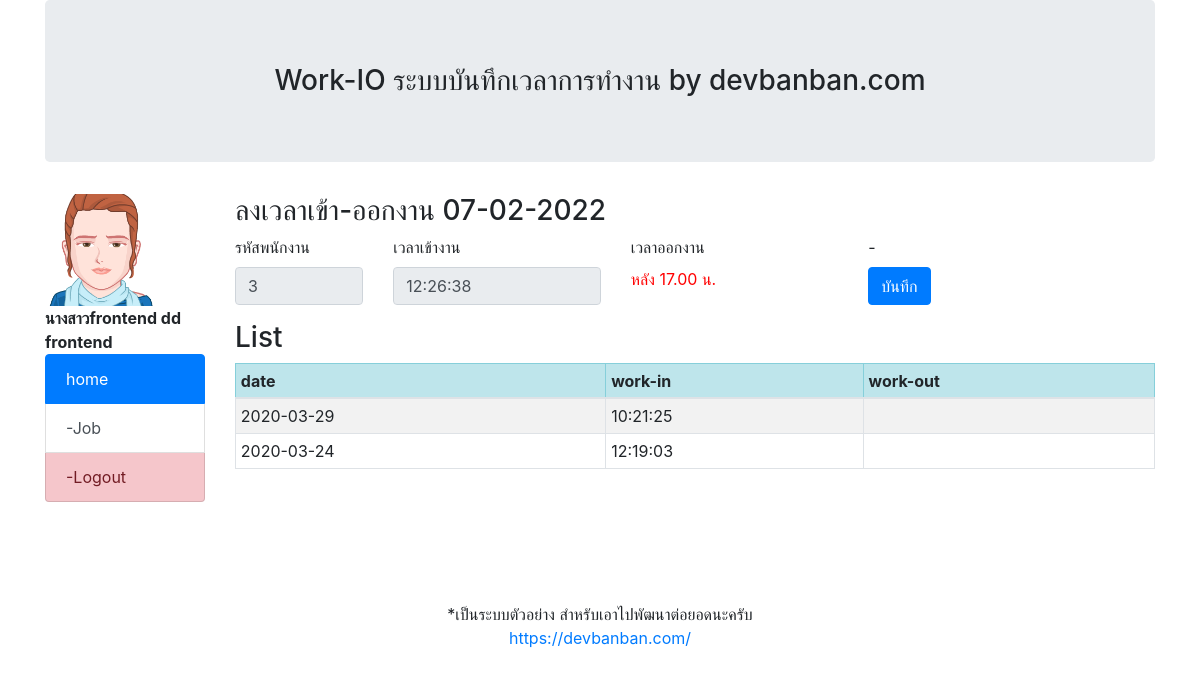
The app's page /profile.php (signed in) with its own data.
### tables this page shows
CREATE TABLE `tbl_emp` (
  `m_id` int(11) NOT NULL,
  `m_username` varchar(50) NOT NULL,
  `m_password` varchar(50) NOT NULL,
  `m_firstname` varchar(50) NOT NULL,
  `m_name` varchar(100) NOT NULL,
  `m_lastname` varchar(100) NOT NULL,
  `m_position` varchar(100) NOT NULL,
  `m_img` varchar(100) DEFAULT NULL,
  `m_phone` varchar(20) NOT NULL,
  `m_email` varchar(50) NOT NULL,
  `m_level` varchar(10) NOT NULL,
  `m_datesave` timestamp NOT NULL DEFAULT current_timestamp()
);

CREATE TABLE `tbl_work_io` (
  `id` int(11) NOT NULL,
  `m_id` int(11) NOT NULL COMMENT 'ไอดี พนง.',
  `workdate` date NOT NULL,
  `workin` time NOT NULL,
  `workout` time DEFAULT NULL
);

### profile.php (the view, shortened to what this page needs)
<?php
include('condb.php');
$m_id = $_SESSION['m_id'];
$queryemp = "SELECT * FROM tbl_emp WHERE m_id=$m_id";
$resultm = mysqli_query($condb, $queryemp) or die ("Error in query: $queryemp " . mysqli_error());
$rowm = mysqli_fetch_array($resultm);
$timenow = date('H:i:s');
$datenow = date('Y-m-d');
$queryworkio = "SELECT MAX(workdate) as lastdate, workin, workout FROM tbl_work_io WHERE m_id=$m_id AND workdate='$datenow' ";
$resultio = mysqli_query($condb, $queryworkio) or die ("Error in query: $queryworkio " . mysqli_error());
$rowio = mysqli_fetch_array($resultio);
?>
<!doctype html>
<html lang="en">
  <head>
    <link rel="stylesheet" href="https://stackpath.bootstrapcdn.com/bootstrap/4.4.1/css/bootstrap.min.css">
  </head>
  <body>
    <div class="container">
      <div class="row">
        <div class="col col-sm-12">
          <h3  class="jumbotron" align="center">Work-IO ระบบบันทึกเวลาการทำงาน by devbanban.com </h3>
        </div>
      </div>
    </div>
    <div class="container">
      <div class="row">
        <div class="col col-sm-2">
          <img src="img/<?php echo $rowm['m_img'];?>" width='70%'>
          <br>
          <b>
          <?php echo $rowm['m_firstname'].$rowm['m_name']. ' '.$rowm['m_lastname'];?>
          <br>
         <?php echo $rowm['m_position'];?>
          </b>
          <br>
          <div class="list-group">
            <a href="profile.php" class="list-group-item list-group-item-action active">
              home
            </a>
            <a href="job.php" class="list-group-item list-group-item-action">-Job</a>
            <a href="logout.php" class="list-group-item list-group-item-danger" onclick="return confirm('Logout??');">-Logout</a>
          </div>
        </div>
        <div class="col col-sm-10">
          <h3> ลงเวลาเข้า-ออกงาน <?php echo date('d-m-Y');?></h3>
          <form action="save.php"  method="post" class="form-horizontal">
            <div class="form-group row">
              <div class="col col-sm-2">
                <label for="m_id">รหัสพนักงาน</label>
                <input type="text" class="form-control"   name="m_id"   placeholder="รหัสพนักงาน"   value="<?php echo $rowm['m_id'];?>"  readonly>
              </div>
              <div class="col col-sm-3">
                <label for="m_id">เวลาเข้างาน</label>
                <?php if(isset($rowio['workin'])){ ?>
                <input type="text" class="form-control"   name="workin"   value="<?php echo $rowio['workin'];?>"  disabled>
                <?php }else{ ?>
                <input type="text" class="form-control"   name="workin"   value="<?php echo date('H:i:s');?>"  readonly>
                <?php  } ?>
              </div>
              <div class="col col-sm-3">
                <label for="m_id">เวลาออกงาน</label>
                <?php
                if($timenow > '17:00:00'){
                if(isset($rowio['workout'])){ ?>
                <input type="text" class="form-control"   name="workout"  value="<?php echo $rowio['workout'];?>"  disabled>
                <?php }else{ ?>
                <input type="text" class="form-control"   name="workout"  value="<?php echo date('H:i:s');?>"  readonly>
                <?php
                }
                }else{
                echo '<br><font color="red"> หลัง 17.00 น. </font>';
                } ?>
              </div>
              <div class="col col-sm-1">
                <label>-</label>
                <button type="submit" class="btn btn-primary">บันทึก</button>
              </div>
            </div>
          </form>
          <h3>List</h3>
          <?php
          $querylist = "SELECT * FROM tbl_work_io WHERE m_id = $m_id ORDER BY workdate DESC";
          $resultlist = mysqli_query($condb, $querylist)  or die("Error:" . mysqli_error($querylist));
          echo "
          <table class='table table-bordered table-striped table-sm'>
            <thead>
              <tr class='table-info'>
                <th>date</td>
                <th>work-in</td>
                <th>work-out</td>
              </tr>
            </thead>
            ";
            foreach ($resultlist as $value) {
            echo "<tr>";
              echo "<td>" .$value["workdate"] .  "</td> ";
              echo "<td>" .$value["workin"] .  "</td> ";
              echo "<td>" .$value["workout"] .  "</td> ";
            echo "</tr>";
            }
          echo '</table>';
          ?>
        </div>
      </div>
    </div>
    <div class="container-fluid" style="margin-top: 100px;">
      <div class="row">
        <div class="col col-sm-12">
          <p align="center"> *เป็นระบบตัวอย่าง สำหรับเอาไปพัฒนาต่อยอดนะครับ <br>
            <a href="https://devbanban.com/" target="_blank">
              https://devbanban.com/
            </a></p>
          </div>
        </div>
      </div>
    </body>
  </html>

### records on screen
tbl_emp: m_img (picture), m_firstname "นางสาว", m_name "frontend", m_lastname "dd", m_position "frontend", m_id "3"
tbl_work_io: workdate "2020-03-29", workin "10:21:25"
tbl_work_io: workdate "2020-03-24", workin "12:19:03"
